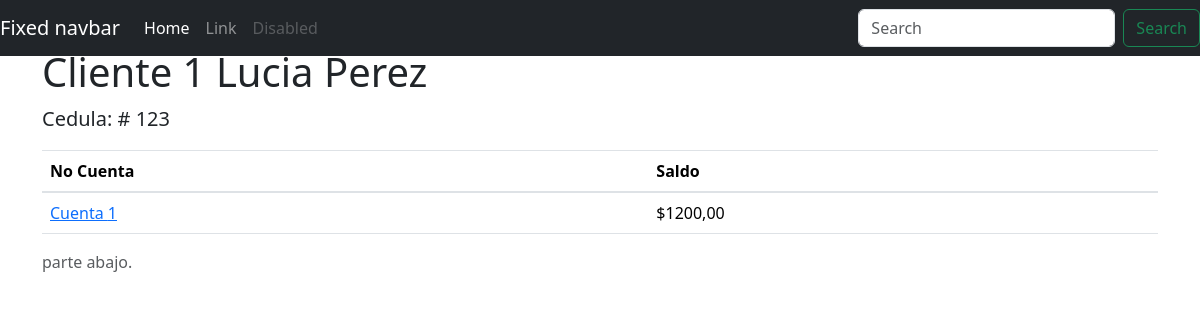
The app's page /cliente/1 with its own data.
### cuentas/models.py (models this page shows, shortened)
class Cliente(models.Model):
    nombre = models.CharField(max_length=50)
    apellido = models.CharField(max_length=50)
    cedula = models.CharField(max_length=12, unique=True)
    user = models.OneToOneField(User, related_name='cliente', on_delete=models.CASCADE, null=True, blank=True)

class Cuenta(models.Model):
    cliente = models.ForeignKey(Cliente, on_delete=models.CASCADE, related_name='cuentas')
    saldo = models.DecimalField(max_digits=10, decimal_places=2)

### cuentas/views.py (the view)
# urls.py: path('cliente/<int:cliente_id>', ver_cliente, name='ver_cliente'),
def ver_cliente(request, cliente_id):
    cliente = get_object_or_404(Cliente, id=cliente_id)
    contenido = {
        'cliente': cliente,
    }
    return render(request, 'cliente.html', contenido)

### cuentas/templates/cliente.html (shortened to what this page needs)
<!doctype html>
<html lang="es">
  <head>
    <link href="https://getbootstrap.com/docs/4.0/dist/css/bootstrap.min.css" rel="stylesheet">
    <link href="https://getbootstrap.com/docs/4.0/examples/sticky-footer-navbar/sticky-footer-navbar.css" rel="stylesheet">
  </head>
  <body>
    <header>
      <nav class="navbar navbar-expand-md navbar-dark fixed-top bg-dark">
        <a class="navbar-brand" href="#">Fixed navbar</a>
        <div class="collapse navbar-collapse" id="navbarCollapse">
          <ul class="navbar-nav mr-auto">
            <li class="nav-item active">
              <a class="nav-link" href="#">Home <span class="sr-only">(current)</span></a>
            </li>
            <li class="nav-item">
              <a class="nav-link" href="#">Link</a>
            </li>
            <li class="nav-item">
              <a class="nav-link disabled" href="#">Disabled</a>
            </li>
          </ul>
          <form class="form-inline mt-2 mt-md-0">
            <input class="form-control mr-sm-2" type="text" placeholder="Search" aria-label="Search">
            <button class="btn btn-outline-success my-2 my-sm-0" type="submit">Search</button>
          </form>
        </div>
      </nav>
    </header>
    <main role="main" class="container">
      <h1 class="mt-5">Cliente {{cliente.id}} {{cliente.nombre}} {{cliente.apellido}}</h1>
      <p class="lead">
        Cedula: # {{cliente.cedula}}
      </p>
      <table class="table">
        <thead>
           <tr>
               <th>No Cuenta</th>
               <th>Saldo</th>
           </tr>
        </thead>
       {% for c in cliente.cuentas.all %}
           <tr>
               <td><a href="/movimientos/{{c.id}}">Cuenta {{c.id}}</a></td>
               <td>${{c.saldo}}</td>
           </tr>
       {% endfor %}
       </table>
    </main>
    <footer class="footer">
      <div class="container">
        <span class="text-muted">parte abajo.</span>
      </div>
    </footer>
    <link href="https://cdn.jsdelivr.net/npm/bootstrap@5.3.3/dist/css/bootstrap.min.css" rel="stylesheet">
  </body>
</html>

### records on screen
Cliente: id "1", nombre "Lucia", apellido "Perez", cedula "123"
Cuenta: id "1", saldo "1200,00"
